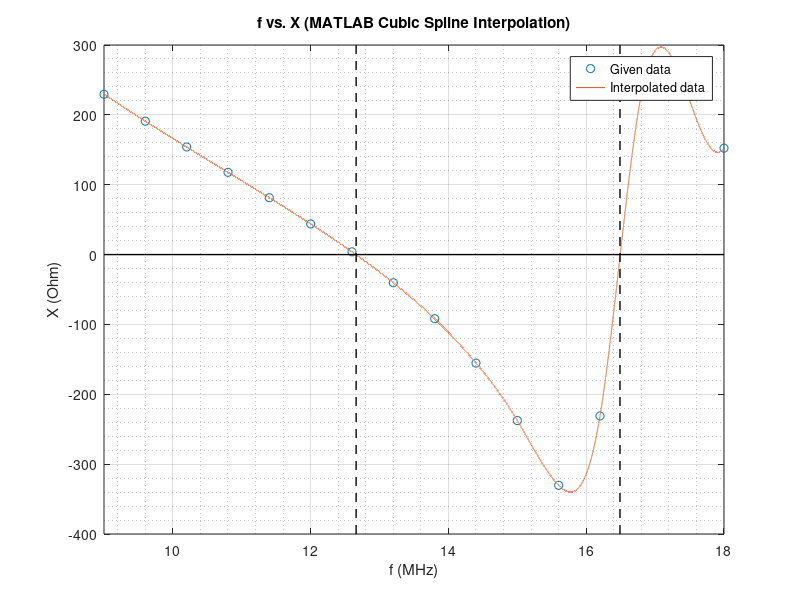
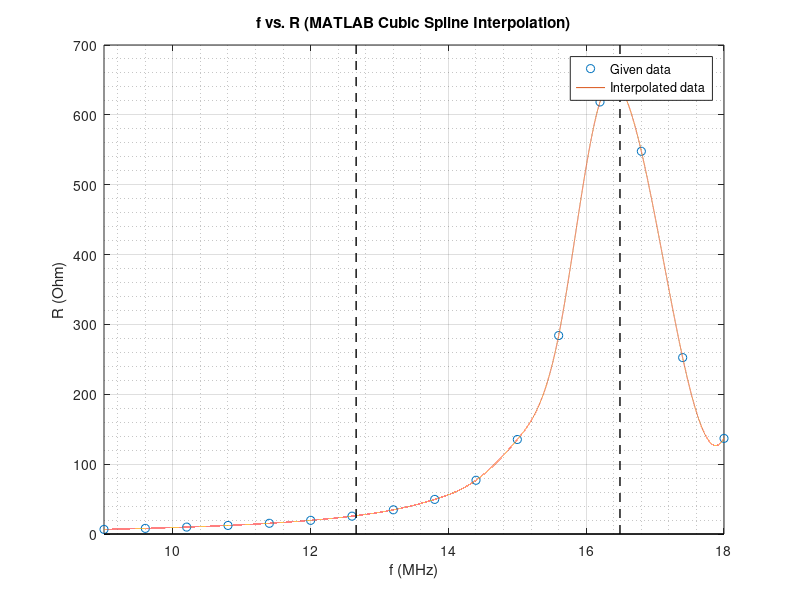

These figures' MATLAB source, in order:
clear; % clear all stored variables

% frequency (f) data (MHz)
x_data = [9.00, 9.60, 10.20, 10.80, 11.40, ...
    12.00, 12.60, 13.20, 13.80, 14.40, ...
    15.00, 15.60, 16.20, 16.80, 17.40, 18.00];

% reactance (X) data (Ohm)
y0_data = [229.49, 190.98, 154.00, 117.74, ...
    81.36, 43.84, 3.90, -40.33, -91.81, ...
    -155.33, -237.61, -330.25, -231.01, ...
    229.80, 247.89, 152.36];

% input resistance (R) data (Ohm)
y1_data = [6.58, 8.05, 9.90, 12.25, 15.34, ...
    19.55, 25.54, 34.62, 49.54, 76.91, ...
    135.30, 284.09, 618.48, 547.86, 252.51, ...
    136.87];

% sampling range and frequency
xq = 9:0.0001:18;

% cubic spline interpolation graph for f vs. X
figure
f_vs_X_interp = interp1(x_data, y0_data, xq, 'spline');
plot(x_data, y0_data, 'o', xq, f_vs_X_interp);
xlim([9 18]);
xlabel('f (MHz)');
ylabel('X (Ohm)');
title('f vs. X (MATLAB Cubic Spline Interpolation)');
line(xlim(), [0,0], 'LineWidth', 1, 'Color', 'k'); % draw horizontal line at y = 0
line([12.66 12.66], ylim(), 'LineStyle', '--', 'LineWidth', 1, 'Color', 'k'); % draw vertical lines at roots of f
line([16.49 16.49], ylim(), 'LineStyle', '--', 'LineWidth', 1, 'Color', 'k');
legend('Given data', 'Interpolated data')
grid on
grid minor

% cubic spline interpolation graph for f vs. R
figure
f_vs_R_interp = interp1(x_data, y1_data, xq, 'spline');
plot(x_data, y1_data, 'o', xq, f_vs_R_interp);
xlim([9 18]);
xlabel('f (MHz)');
ylabel('R (Ohm)');
title('f vs. R (MATLAB Cubic Spline Interpolation)');
line(xlim(), [0,0], 'LineWidth', 1, 'Color', 'k'); % draw horizontal line at y = 0
line([12.66 12.66], ylim(), 'LineStyle', '--', 'LineWidth', 1, 'Color', 'k'); % draw vertical lines at roots of f
line([16.49 16.49], ylim(), 'LineStyle', '--', 'LineWidth', 1, 'Color', 'k');
legend('Given data', 'Interpolated data')
grid on
grid minor